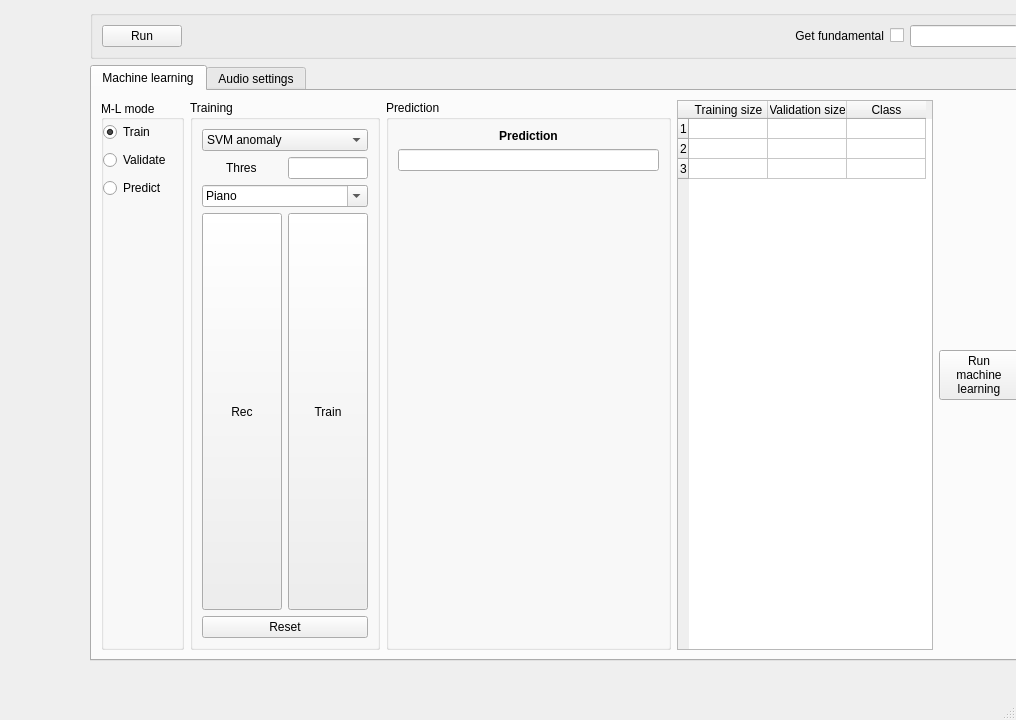
<?xml version="1.0" encoding="UTF-8"?>
<ui version="4.0">
 <class>MainWindow</class>
 <widget class="QMainWindow" name="MainWindow">
  <property name="geometry">
   <rect>
    <x>0</x>
    <y>0</y>
    <width>1016</width>
    <height>720</height>
   </rect>
  </property>
  <property name="windowTitle">
   <string>MainWindow</string>
  </property>
  <widget class="QWidget" name="centralwidget">
   <property name="sizePolicy">
    <sizepolicy hsizetype="Expanding" vsizetype="Expanding">
     <horstretch>0</horstretch>
     <verstretch>0</verstretch>
    </sizepolicy>
   </property>
   <widget class="QWidget" name="verticalLayoutWidget">
    <property name="geometry">
     <rect>
      <x>90</x>
      <y>10</y>
      <width>940</width>
      <height>651</height>
     </rect>
    </property>
    <layout class="QVBoxLayout" name="verticalLayout" stretch="8,0,0">
     <item>
      <layout class="QVBoxLayout" name="PlotLayout">
       <property name="sizeConstraint">
        <enum>QLayout::SetFixedSize</enum>
       </property>
      </layout>
     </item>
     <item>
      <widget class="QGroupBox" name="horizontalGroupBox">
       <layout class="QHBoxLayout" name="horizontalLayout_2">
        <item>
         <widget class="QPushButton" name="runButton">
          <property name="sizePolicy">
           <sizepolicy hsizetype="Fixed" vsizetype="Fixed">
            <horstretch>0</horstretch>
            <verstretch>0</verstretch>
           </sizepolicy>
          </property>
          <property name="text">
           <string>Run</string>
          </property>
          <property name="checkable">
           <bool>true</bool>
          </property>
          <property name="checked">
           <bool>false</bool>
          </property>
         </widget>
        </item>
        <item>
         <widget class="QLabel" name="label_2">
          <property name="text">
           <string>Get fundamental</string>
          </property>
          <property name="alignment">
           <set>Qt::AlignRight|Qt::AlignTrailing|Qt::AlignVCenter</set>
          </property>
         </widget>
        </item>
        <item>
         <widget class="QCheckBox" name="getFundamentalCheckBox">
          <property name="sizePolicy">
           <sizepolicy hsizetype="Maximum" vsizetype="Fixed">
            <horstretch>0</horstretch>
            <verstretch>0</verstretch>
           </sizepolicy>
          </property>
          <property name="text">
           <string/>
          </property>
         </widget>
        </item>
        <item>
         <widget class="QLineEdit" name="fundFreqText">
          <property name="sizePolicy">
           <sizepolicy hsizetype="Maximum" vsizetype="Fixed">
            <horstretch>0</horstretch>
            <verstretch>0</verstretch>
           </sizepolicy>
          </property>
         </widget>
        </item>
       </layout>
      </widget>
     </item>
     <item>
      <widget class="QTabWidget" name="toolTab">
       <property name="currentIndex">
        <number>0</number>
       </property>
       <widget class="QWidget" name="horizontalTabWidget_4Page1">
        <property name="sizePolicy">
         <sizepolicy hsizetype="Expanding" vsizetype="Expanding">
          <horstretch>0</horstretch>
          <verstretch>0</verstretch>
         </sizepolicy>
        </property>
        <attribute name="title">
         <string>Machine learning</string>
        </attribute>
        <layout class="QHBoxLayout" name="horizontalLayout_6" stretch="1,0,0,0,0">
         <item>
          <widget class="QGroupBox" name="learningModeBox">
           <property name="sizePolicy">
            <sizepolicy hsizetype="Maximum" vsizetype="MinimumExpanding">
             <horstretch>0</horstretch>
             <verstretch>0</verstretch>
            </sizepolicy>
           </property>
           <property name="title">
            <string>M-L mode</string>
           </property>
           <property name="alignment">
            <set>Qt::AlignLeading|Qt::AlignLeft|Qt::AlignVCenter</set>
           </property>
           <widget class="QWidget" name="verticalLayoutWidget_3">
            <property name="geometry">
             <rect>
              <x>2</x>
              <y>20</y>
              <width>72</width>
              <height>82</height>
             </rect>
            </property>
            <layout class="QVBoxLayout" name="verticalLayout_3">
             <item>
              <widget class="QRadioButton" name="trainRadioButton">
               <property name="sizePolicy">
                <sizepolicy hsizetype="Minimum" vsizetype="Maximum">
                 <horstretch>0</horstretch>
                 <verstretch>0</verstretch>
                </sizepolicy>
               </property>
               <property name="text">
                <string>Train</string>
               </property>
               <property name="checked">
                <bool>true</bool>
               </property>
              </widget>
             </item>
             <item>
              <widget class="QRadioButton" name="validateRadioButton">
               <property name="sizePolicy">
                <sizepolicy hsizetype="Minimum" vsizetype="Maximum">
                 <horstretch>0</horstretch>
                 <verstretch>0</verstretch>
                </sizepolicy>
               </property>
               <property name="text">
                <string>Validate</string>
               </property>
              </widget>
             </item>
             <item>
              <widget class="QRadioButton" name="predictRadioButton">
               <property name="sizePolicy">
                <sizepolicy hsizetype="Minimum" vsizetype="Maximum">
                 <horstretch>0</horstretch>
                 <verstretch>0</verstretch>
                </sizepolicy>
               </property>
               <property name="text">
                <string>Predict</string>
               </property>
              </widget>
             </item>
            </layout>
           </widget>
          </widget>
         </item>
         <item>
          <widget class="QGroupBox" name="horizontalGroupBox_2">
           <property name="sizePolicy">
            <sizepolicy hsizetype="Preferred" vsizetype="Expanding">
             <horstretch>0</horstretch>
             <verstretch>0</verstretch>
            </sizepolicy>
           </property>
           <property name="title">
            <string>Training</string>
           </property>
           <layout class="QHBoxLayout" name="horizontalLayout_9">
            <item>
             <layout class="QGridLayout" name="gridLayout">
              <item row="2" column="1">
               <widget class="QLineEdit" name="trainingThresholdText">
                <property name="sizePolicy">
                 <sizepolicy hsizetype="Ignored" vsizetype="Maximum">
                  <horstretch>0</horstretch>
                  <verstretch>0</verstretch>
                 </sizepolicy>
                </property>
               </widget>
              </item>
              <item row="3" column="0" colspan="2">
               <widget class="QComboBox" name="trainingLabelComboBox">
                <property name="sizePolicy">
                 <sizepolicy hsizetype="Expanding" vsizetype="Maximum">
                  <horstretch>0</horstretch>
                  <verstretch>0</verstretch>
                 </sizepolicy>
                </property>
                <property name="editable">
                 <bool>true</bool>
                </property>
                <item>
                 <property name="text">
                  <string>Piano</string>
                 </property>
                </item>
                <item>
                 <property name="text">
                  <string>Grand piano</string>
                 </property>
                </item>
                <item>
                 <property name="text">
                  <string>Spanish guitar</string>
                 </property>
                </item>
                <item>
                 <property name="text">
                  <string>Accoustic guitar</string>
                 </property>
                </item>
               </widget>
              </item>
              <item row="2" column="0">
               <layout class="QHBoxLayout" name="horizontalLayout_7" stretch="0">
                <item>
                 <widget class="QLabel" name="label_3">
                  <property name="sizePolicy">
                   <sizepolicy hsizetype="Maximum" vsizetype="Maximum">
                    <horstretch>0</horstretch>
                    <verstretch>0</verstretch>
                   </sizepolicy>
                  </property>
                  <property name="text">
                   <string>Thres</string>
                  </property>
                 </widget>
                </item>
               </layout>
              </item>
              <item row="0" column="0" colspan="2">
               <widget class="QComboBox" name="machineLearningModelCombo">
                <property name="sizePolicy">
                 <sizepolicy hsizetype="Expanding" vsizetype="Fixed">
                  <horstretch>0</horstretch>
                  <verstretch>0</verstretch>
                 </sizepolicy>
                </property>
                <item>
                 <property name="text">
                  <string extracomment="Support vector machine anomaly detection. Train with a single sound source and detect anomalies">SVM anomaly</string>
                 </property>
                </item>
                <item>
                 <property name="text">
                  <string extracomment="Support vector machine classification. Use to differentiatie different sound sources">SVC</string>
                 </property>
                </item>
                <item>
                 <property name="text">
                  <string extracomment="Neural network based sound classification">NN</string>
                 </property>
                </item>
               </widget>
              </item>
              <item row="4" column="0">
               <widget class="QPushButton" name="recTrainButton">
                <property name="sizePolicy">
                 <sizepolicy hsizetype="Minimum" vsizetype="Expanding">
                  <horstretch>0</horstretch>
                  <verstretch>0</verstretch>
                 </sizepolicy>
                </property>
                <property name="text">
                 <string>Rec</string>
                </property>
                <property name="checkable">
                 <bool>true</bool>
                </property>
               </widget>
              </item>
              <item row="4" column="1">
               <widget class="QPushButton" name="trainButton">
                <property name="sizePolicy">
                 <sizepolicy hsizetype="Fixed" vsizetype="Expanding">
                  <horstretch>0</horstretch>
                  <verstretch>0</verstretch>
                 </sizepolicy>
                </property>
                <property name="text">
                 <string>Train</string>
                </property>
               </widget>
              </item>
              <item row="5" column="0" colspan="2">
               <widget class="QPushButton" name="resetButton">
                <property name="sizePolicy">
                 <sizepolicy hsizetype="Minimum" vsizetype="Fixed">
                  <horstretch>0</horstretch>
                  <verstretch>0</verstretch>
                 </sizepolicy>
                </property>
                <property name="text">
                 <string>Reset</string>
                </property>
               </widget>
              </item>
             </layout>
            </item>
           </layout>
          </widget>
         </item>
         <item>
          <widget class="QGroupBox" name="verticalGroupBox_4">
           <property name="title">
            <string>Prediction</string>
           </property>
           <layout class="QVBoxLayout" name="PredictionLayout">
            <item>
             <layout class="QVBoxLayout" name="verticalLayout_5">
              <property name="sizeConstraint">
               <enum>QLayout::SetNoConstraint</enum>
              </property>
              <item>
               <widget class="QLabel" name="label_4">
                <property name="sizePolicy">
                 <sizepolicy hsizetype="Expanding" vsizetype="Preferred">
                  <horstretch>0</horstretch>
                  <verstretch>0</verstretch>
                 </sizepolicy>
                </property>
                <property name="font">
                 <font>
                  <weight>75</weight>
                  <bold>true</bold>
                 </font>
                </property>
                <property name="text">
                 <string>Prediction</string>
                </property>
                <property name="alignment">
                 <set>Qt::AlignBottom|Qt::AlignHCenter</set>
                </property>
               </widget>
              </item>
              <item>
               <widget class="QLineEdit" name="predictionText">
                <property name="sizePolicy">
                 <sizepolicy hsizetype="Expanding" vsizetype="Preferred">
                  <horstretch>0</horstretch>
                  <verstretch>0</verstretch>
                 </sizepolicy>
                </property>
               </widget>
              </item>
              <item>
               <spacer name="verticalSpacer">
                <property name="orientation">
                 <enum>Qt::Vertical</enum>
                </property>
                <property name="sizeHint" stdset="0">
                 <size>
                  <width>20</width>
                  <height>40</height>
                 </size>
                </property>
               </spacer>
              </item>
             </layout>
            </item>
           </layout>
          </widget>
         </item>
         <item>
          <widget class="QTableWidget" name="trainingTable">
           <property name="sizePolicy">
            <sizepolicy hsizetype="Minimum" vsizetype="Expanding">
             <horstretch>0</horstretch>
             <verstretch>0</verstretch>
            </sizepolicy>
           </property>
           <attribute name="horizontalHeaderDefaultSectionSize">
            <number>79</number>
           </attribute>
           <attribute name="verticalHeaderDefaultSectionSize">
            <number>20</number>
           </attribute>
           <row>
            <property name="text">
             <string>1</string>
            </property>
           </row>
           <row>
            <property name="text">
             <string>2</string>
            </property>
           </row>
           <row>
            <property name="text">
             <string>3</string>
            </property>
           </row>
           <column>
            <property name="text">
             <string>Training size</string>
            </property>
           </column>
           <column>
            <property name="text">
             <string>Validation size</string>
            </property>
           </column>
           <column>
            <property name="text">
             <string>Class</string>
            </property>
           </column>
          </widget>
         </item>
         <item>
          <widget class="QPushButton" name="machineLearningButton">
           <property name="sizePolicy">
            <sizepolicy hsizetype="Maximum" vsizetype="Fixed">
             <horstretch>0</horstretch>
             <verstretch>0</verstretch>
            </sizepolicy>
           </property>
           <property name="text">
            <string>Run
machine
learning</string>
           </property>
           <property name="checkable">
            <bool>true</bool>
           </property>
          </widget>
         </item>
        </layout>
       </widget>
       <widget class="QWidget" name="tab">
        <attribute name="title">
         <string>Audio settings</string>
        </attribute>
        <widget class="QWidget" name="horizontalLayoutWidget">
         <property name="geometry">
          <rect>
           <x>40</x>
           <y>20</y>
           <width>621</width>
           <height>80</height>
          </rect>
         </property>
         <layout class="QHBoxLayout" name="horizontalLayout_5">
          <item>
           <widget class="QLabel" name="label">
            <property name="sizePolicy">
             <sizepolicy hsizetype="Maximum" vsizetype="Preferred">
              <horstretch>0</horstretch>
              <verstretch>0</verstretch>
             </sizepolicy>
            </property>
            <property name="text">
             <string>Gain</string>
            </property>
            <property name="alignment">
             <set>Qt::AlignRight|Qt::AlignTrailing|Qt::AlignVCenter</set>
            </property>
           </widget>
          </item>
          <item>
           <widget class="QSlider" name="fixedGainSlider">
            <property name="sizePolicy">
             <sizepolicy hsizetype="Minimum" vsizetype="Fixed">
              <horstretch>0</horstretch>
              <verstretch>0</verstretch>
             </sizepolicy>
            </property>
            <property name="orientation">
             <enum>Qt::Horizontal</enum>
            </property>
           </widget>
          </item>
          <item>
           <widget class="QCheckBox" name="autoGainCheckBox">
            <property name="sizePolicy">
             <sizepolicy hsizetype="Maximum" vsizetype="Fixed">
              <horstretch>0</horstretch>
              <verstretch>0</verstretch>
             </sizepolicy>
            </property>
            <property name="text">
             <string>Auto gain</string>
            </property>
            <property name="checked">
             <bool>true</bool>
            </property>
           </widget>
          </item>
         </layout>
        </widget>
        <widget class="QGroupBox" name="gridGroupBox_2">
         <property name="geometry">
          <rect>
           <x>40</x>
           <y>98</y>
           <width>160</width>
           <height>121</height>
          </rect>
         </property>
         <property name="sizePolicy">
          <sizepolicy hsizetype="Expanding" vsizetype="Expanding">
           <horstretch>0</horstretch>
           <verstretch>0</verstretch>
          </sizepolicy>
         </property>
         <property name="title">
          <string>Peak detection</string>
         </property>
         <layout class="QGridLayout" name="gridLayout_2">
          <item row="0" column="0">
           <widget class="QLabel" name="label_5">
            <property name="text">
             <string>Min peak height</string>
            </property>
            <property name="alignment">
             <set>Qt::AlignRight|Qt::AlignTrailing|Qt::AlignVCenter</set>
            </property>
           </widget>
          </item>
          <item row="2" column="1">
           <widget class="QLineEdit" name="thresholdText_3">
            <property name="sizePolicy">
             <sizepolicy hsizetype="Maximum" vsizetype="Minimum">
              <horstretch>0</horstretch>
              <verstretch>0</verstretch>
             </sizepolicy>
            </property>
           </widget>
          </item>
          <item row="1" column="1">
           <widget class="QLineEdit" name="minPeakDistText">
            <property name="sizePolicy">
             <sizepolicy hsizetype="Expanding" vsizetype="Preferred">
              <horstretch>0</horstretch>
              <verstretch>0</verstretch>
             </sizepolicy>
            </property>
           </widget>
          </item>
          <item row="0" column="1">
           <widget class="QLineEdit" name="minPeakHeightText">
            <property name="sizePolicy">
             <sizepolicy hsizetype="Expanding" vsizetype="Preferred">
              <horstretch>0</horstretch>
              <verstretch>0</verstretch>
             </sizepolicy>
            </property>
           </widget>
          </item>
          <item row="2" column="0">
           <widget class="QLabel" name="label_7">
            <property name="text">
             <string>Threshold</string>
            </property>
            <property name="alignment">
             <set>Qt::AlignRight|Qt::AlignTrailing|Qt::AlignVCenter</set>
            </property>
           </widget>
          </item>
          <item row="1" column="0">
           <widget class="QLabel" name="label_6">
            <property name="text">
             <string>Min peak distance</string>
            </property>
            <property name="alignment">
             <set>Qt::AlignRight|Qt::AlignTrailing|Qt::AlignVCenter</set>
            </property>
           </widget>
          </item>
          <item row="3" column="0" colspan="2">
           <widget class="QCheckBox" name="logPeakDetectBox">
            <property name="text">
             <string>Log peak detection</string>
            </property>
           </widget>
          </item>
         </layout>
        </widget>
        <widget class="QGroupBox" name="verticalGroupBox_4">
         <property name="geometry">
          <rect>
           <x>210</x>
           <y>100</y>
           <width>160</width>
           <height>111</height>
          </rect>
         </property>
         <property name="title">
          <string>Pitch detection algorithm</string>
         </property>
         <layout class="QVBoxLayout" name="verticalLayout_4">
          <item>
           <widget class="QComboBox" name="pitchDetectionAlgorithmCombo">
            <item>
             <property name="text">
              <string>Peak detection</string>
             </property>
            </item>
            <item>
             <property name="text">
              <string>Autocorrelation</string>
             </property>
            </item>
            <item>
             <property name="text">
              <string>Cepstrum</string>
             </property>
            </item>
            <item>
             <property name="text">
              <string>Harmonic product spectrum</string>
             </property>
            </item>
           </widget>
          </item>
         </layout>
        </widget>
       </widget>
      </widget>
     </item>
    </layout>
   </widget>
  </widget>
  <widget class="QMenuBar" name="menubar">
   <property name="geometry">
    <rect>
     <x>0</x>
     <y>0</y>
     <width>1016</width>
     <height>21</height>
    </rect>
   </property>
  </widget>
  <widget class="QStatusBar" name="statusbar"/>
 </widget>
 <resources/>
 <connections/>
</ui>
